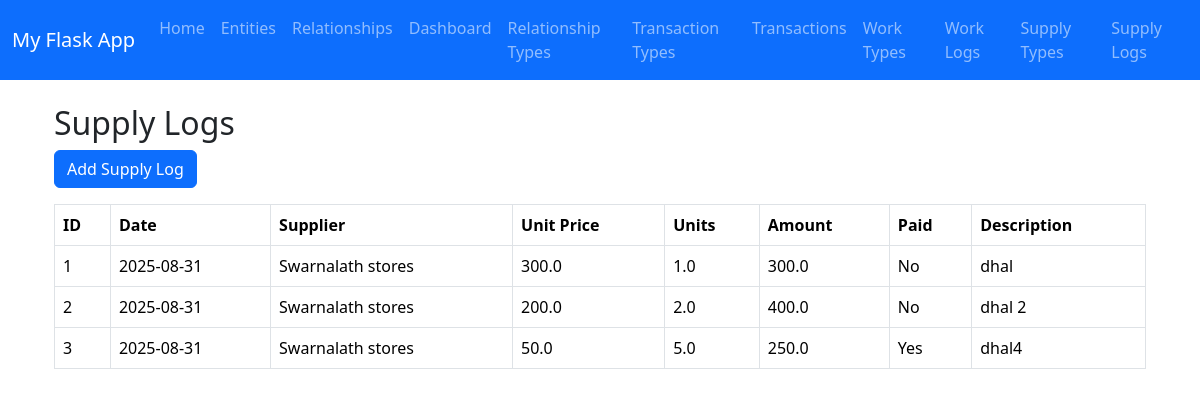
The app's page /supply_logs with its own data.
### app.py (models this page shows, shortened)
class SupplyLog(db.Model):
    __tablename__ = "supply_log"
    id = db.Column(db.Integer, primary_key=True)
    date = db.Column(db.Date, nullable=False)
    supplier_id = db.Column(db.Integer, db.ForeignKey("relationship.id"), nullable=False)
    supplier = db.relationship("Relationship", backref="supply_logs")
    supply_type_id = db.Column(db.Integer, db.ForeignKey("supply_type.id"), nullable=False)
    supply_type = db.relationship("SupplyType", backref="supply_logs")
    unit_price = db.Column(db.Float, nullable=False)
    units = db.Column(db.Float, nullable=False)
    amount = db.Column(db.Float, nullable=False)
    description = db.Column(db.Text, nullable=True)
    payment_id = db.Column(db.Integer, db.ForeignKey("supply_payment.id"), nullable=True)
    payment = db.relationship("SupplyPayment", back_populates="supply_logs")

class Entity(db.Model):
    id = db.Column(db.Integer, primary_key=True)  # Unique ID
    name = db.Column(db.String(100), nullable=False)
    email = db.Column(db.String(120), nullable=False, unique=True)
    phone = db.Column(db.String(20), nullable=False)
    address = db.Column(db.String(200), nullable=True)  # New attribut

### app.py (the view)
@app.route("/supply_logs")
def supply_logs():
    logs = SupplyLog.query.all()
    return render_template("supply_logs.html", logs=logs, title="Supply Logs")

### templates/supply_logs.html
{% extends "base.html" %}
{% block content %}
<div class="container mt-4">
  <h2>Supply Logs</h2>
  <a href="{{ url_for('add_supply_log') }}" class="btn btn-primary mb-3">Add Supply Log</a>
  <table class="table table-bordered">
    <thead>
      <tr>
        <th>ID</th>
        <th>Date</th>
        <th>Supplier</th>
        <th>Unit Price</th>
        <th>Units</th>
        <th>Amount</th>
        <th>Paid</th>
        <th>Description</th>
      </tr>
    </thead>
    <tbody>
      {% for log in logs %}
      <tr>
        <td>{{ log.id }}</td>
        <td>{{ log.date.strftime('%Y-%m-%d') }}</td>
        <td>{{ log.supplier.entity.name }}</td>
        <td>{{ log.unit_price }}</td>
        <td>{{ log.units }}</td>
        <td>{{ log.amount }}</td>
        <td>{{ "Yes" if log.payment else "No" }}</td>
        <td>{{ log.description or "-" }}</td>
      </tr>
      {% endfor %}
    </tbody>
  </table>
</div>
{% endblock %}

### records on screen
SupplyLog: id "1", date "2025-08-31", supplier.entity.name "Swarnalath stores", unit_price "300.0", units "1.0", amount "300.0", payment "No", description "dhal"
SupplyLog: id "2", date "2025-08-31", supplier.entity.name "Swarnalath stores", unit_price "200.0", units "2.0", amount "400.0", payment "No", description "dhal 2"
SupplyLog: id "3", date "2025-08-31", supplier.entity.name "Swarnalath stores", unit_price "50.0", units "5.0", amount "250.0", payment "Yes", description "dhal4"
